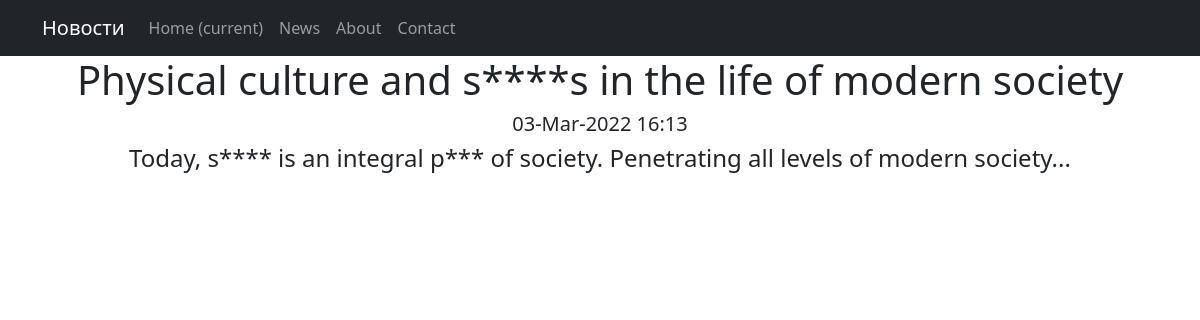
Screenshot of /news/1 with the database file from the repository.
### news/models.py (models this page shows, shortened)
class Post(models.Model):
    author = models.ForeignKey(Author, on_delete=models.CASCADE)
    NEWS = 'NW'
    ARTICLE = 'AR'
    CATEGORY_CHOICES = (
        (NEWS, 'Новость'),
        (ARTICLE, 'Статья'),
    )
    categoryType = models.CharField(max_length=2, choices=CATEGORY_CHOICES, default=ARTICLE)
    dateCreation = models.DateTimeField(auto_now_add=True)
    postCategory = models.ManyToManyField(Category, through='PostCategory')
    title = models.CharField(max_length=128)
    text = models.TextField()
    rating = models.SmallIntegerField(default=0)

### news/views.py (the view)
# urls.py: path('<int:pk>', PostDetail.as_view()),
class PostDetail(DetailView):
    model = Post
    template_name = 'post.html'
    context_object_name = 'post'

### news/templatetags/custom_filters.py (called while the page is built)
@register.filter(name='censor')
def censor(value):
    censor_list = ['bbb', 'ttt', 'zzz', 'lake', 'part', 'sport']
    for word in censor_list:
        value = value.replace(word[1:], '*' * (len(word)-1))
    return value

### templates/post.html (shortened to what this page needs)
{% extends 'flatpages/default.html' %}
{% load custom_filters %}
{% block content %}
<h1>{{ post.title|censor }}</h1>
<h5>{{ post.dateCreation|date:'d-M-Y H:i' }}</h5>
<h4>{{ post.text|censor }}</h4>
{% endblock content %}

### rows the page displays
Post: title|censor "Physical culture and s****s in the life of modern society", dateCreation "03-Mar-2022 16:13", text|censor "Today, s**** is an integral p*** of society. Penetrating all levels of modern society..."
